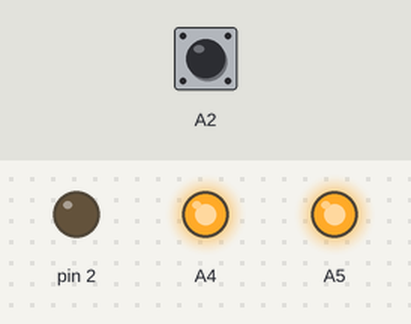
This sketch was run on a simulated Arduino Uno, built with avr-gcc and run on an emulated ATmega328P. Parts: output pins drawn as LEDs (lit = HIGH). The test bench sets the inputs (shaded band); at power-on: A2 HIGH.

Above: at 1.2 s.
1.3 s: A2 pulled LOW for 0.15 s
At 2.6 s:
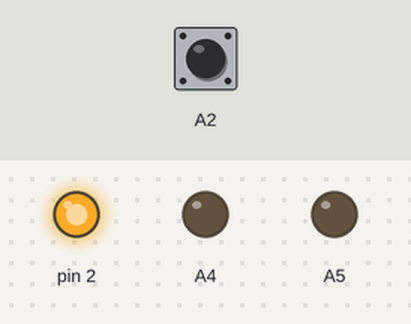
2.9 s: A2 pulled LOW for 1 s
At 5.1 s:
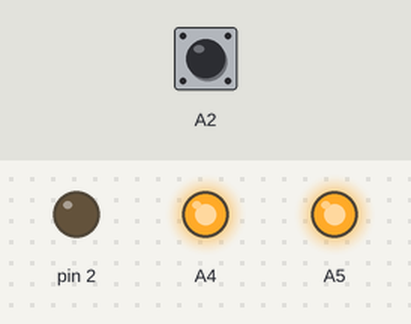
5.4 s: A2 pulled LOW for 3.2 s
At 10.0 s:
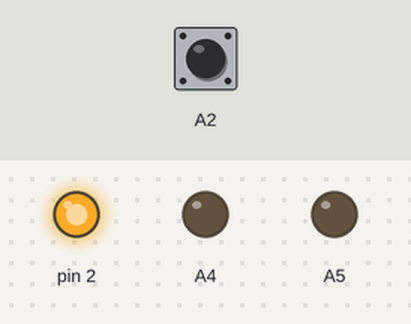
Timing chart, 0 to 11.5 s (numbered marks = the images above; inputs shaded):
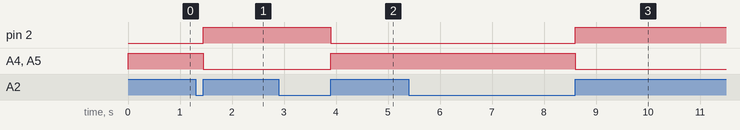

Measured:
- after the input at 1.3 s, pin 2: LOW → HIGH after 0.15 s; A4, A5: HIGH → LOW after 0.15 s
- after the input at 2.9 s, pin 2: HIGH → LOW after 1.0 s; A4, A5: LOW → HIGH after 1.0 s
- after the input at 5.4 s, pin 2: LOW → HIGH after 3.2 s; A4, A5: HIGH → LOW after 3.2 s

The sketch:

sketch_dec02a.ino
```cpp
int x=0;
void setup()
{
  pinMode(A2, INPUT_PULLUP);
  pinMode(A4, OUTPUT);
  pinMode(A5, OUTPUT);
  pinMode(2, OUTPUT);
}
void loop() {
  if (digitalRead(A2)== 0)
  {
    delay(50);
    while (digitalRead(A2) == 0)
      delay(50);
    x++;
  }
  if (x%2== 0)
  {
    digitalWrite(A4, 1);
    digitalWrite(A5, 1);
    digitalWrite(2, 0);
  }
  else
  {
    digitalWrite(A4, 0);
    digitalWrite(A5, 0);
    digitalWrite(2, 1);

  }
}
```
